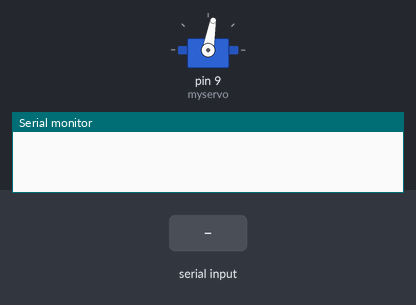
A sketch run on a simulated Arduino Uno, built with avr-gcc and run on an emulated ATmega328P. Parts: servo, the last lines printed to the serial monitor. The inputs (shaded band) are chosen by the test bench.

Above: at 1.2 s.
1.3 s: "G" received over Serial
At 2.0 s:
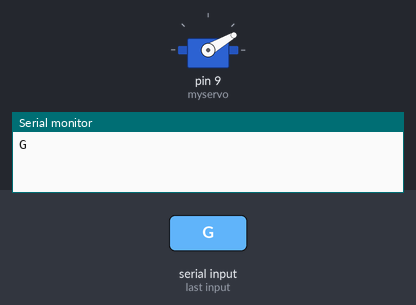
2.8 s: "R" received over Serial
At 3.1 s:
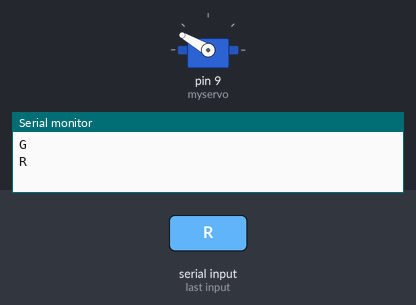
4.3 s: "N" received over Serial
At 5.5 s:
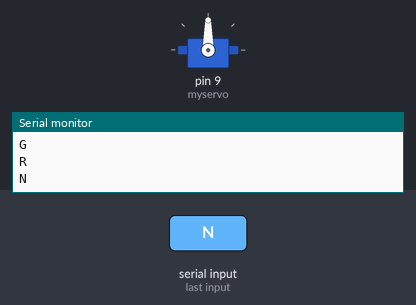
Timing chart, 0 to 7.3 s (numbered marks = the images above; inputs shaded):
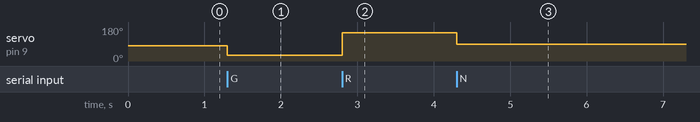

Measured:
- after the input at 1.3 s, servo on pin 9 (myservo): 80° → 30° at once
- after the input at 2.8 s, servo on pin 9 (myservo): 30° → 150° at once
- after the input at 4.3 s, servo on pin 9 (myservo): 150° → 90° at once

The sketch:

Blink_copy_20230529104845.ino
```cpp
#include <Servo.h>

Servo myservo;
char serial_data;

void setup(){
  Serial.begin(9600);
  myservo.attach(9);
  myservo.write(80);
  }

void loop(){
  if (Serial.available()>0)
  {
    serial_data=Serial.read();
    if (serial_data == 'G')
    {
     myservo.write(30);
     Serial.println('G');
    }
     else if (serial_data == 'R')
    {
      myservo.write(150);
      Serial.println('R');
    }
     else if (serial_data == 'N')
    {
      myservo.write(90);
      Serial.println('N');
    }
  }
}
```
